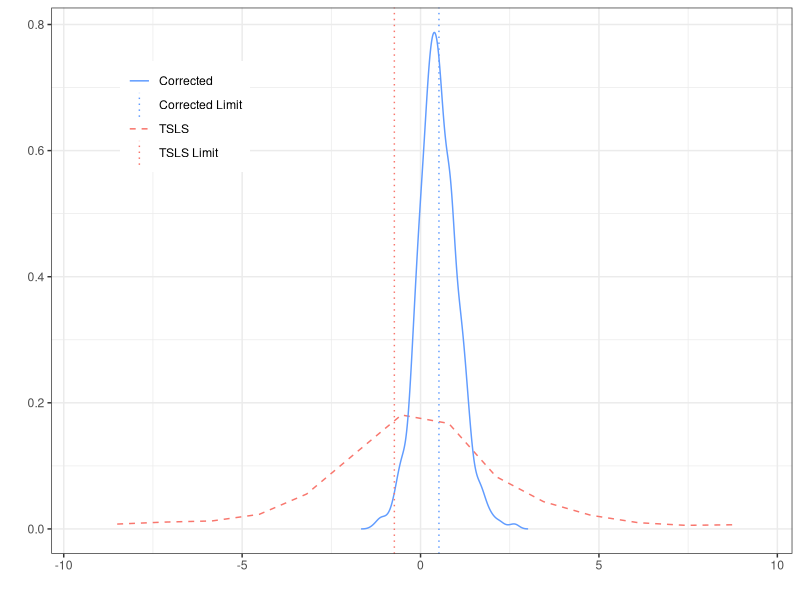
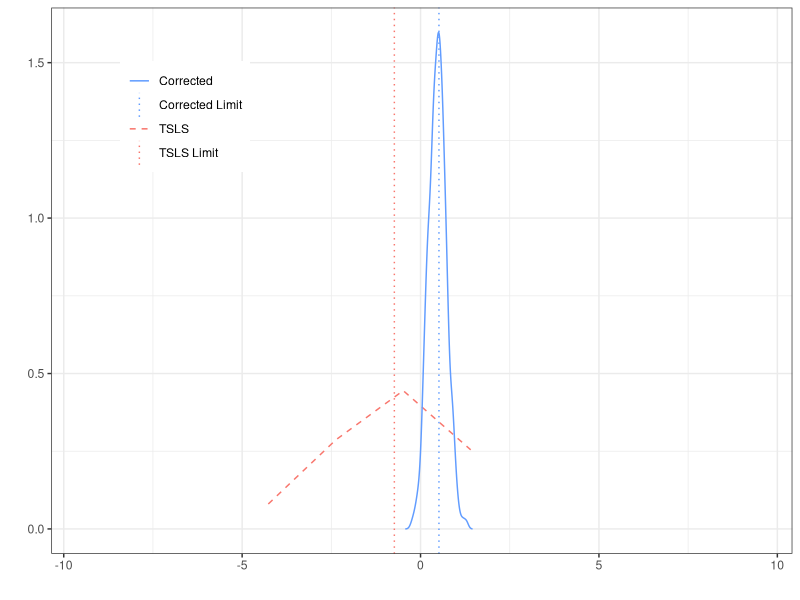
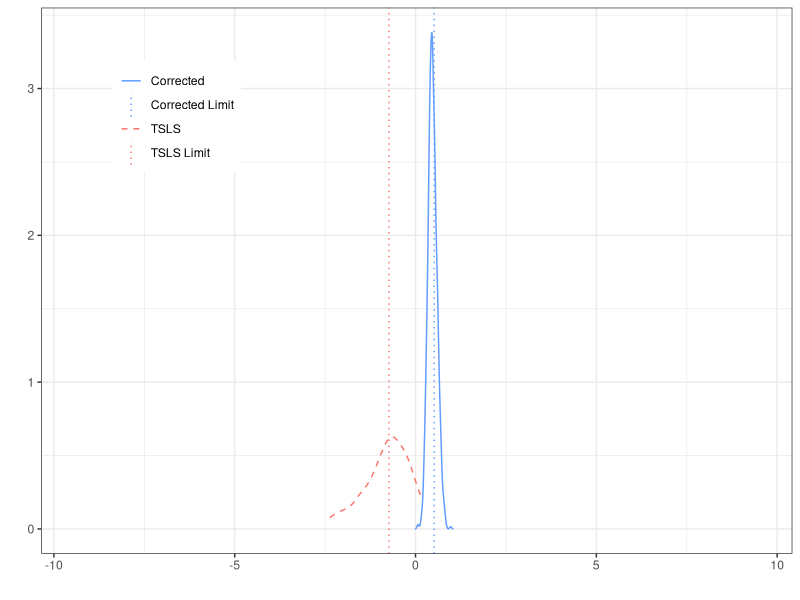
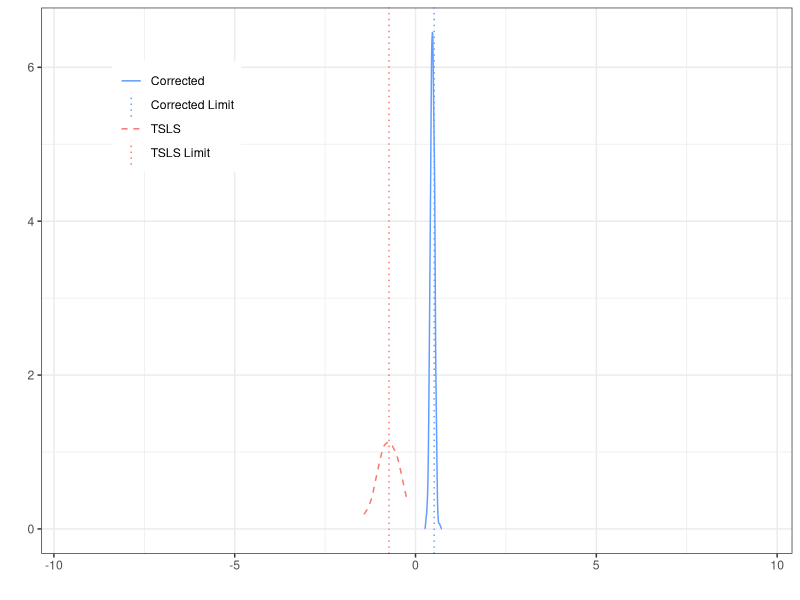
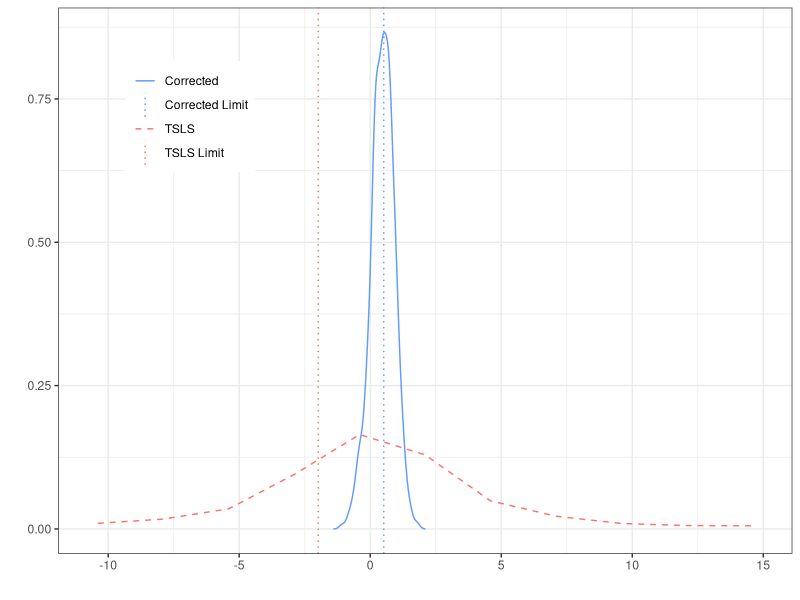
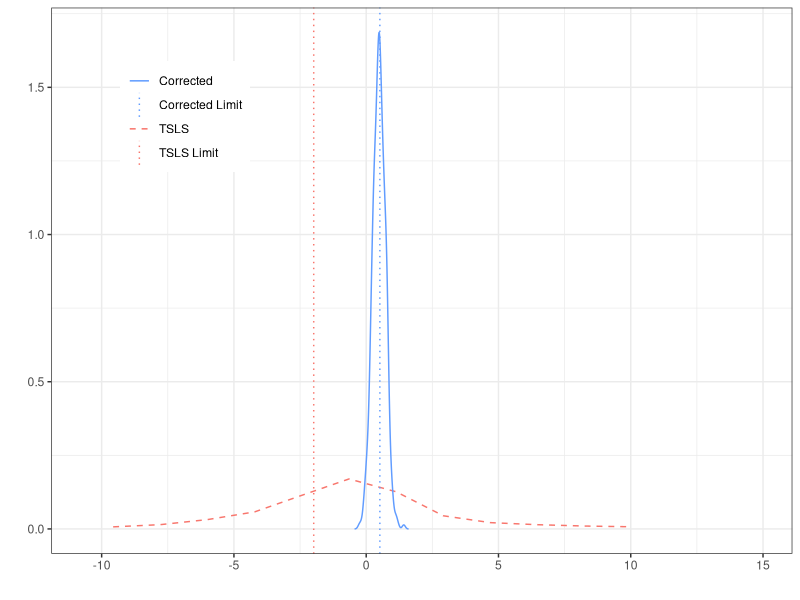
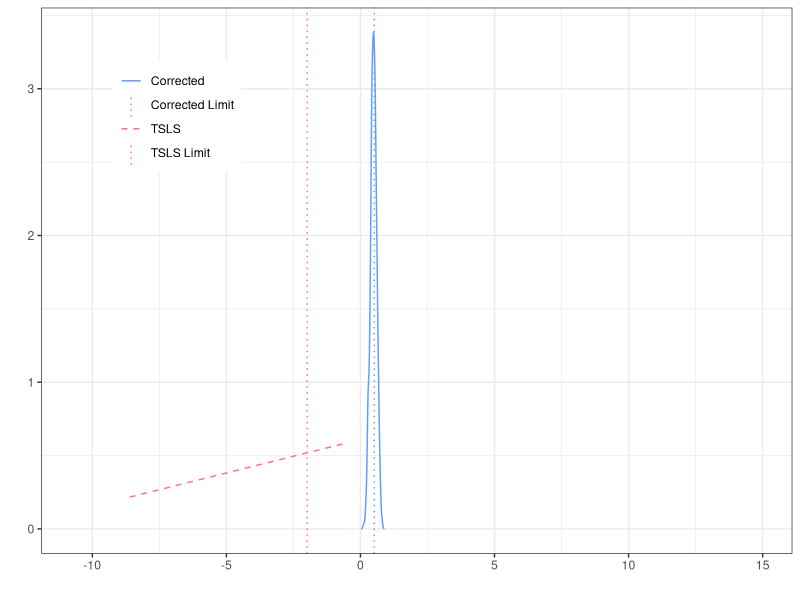
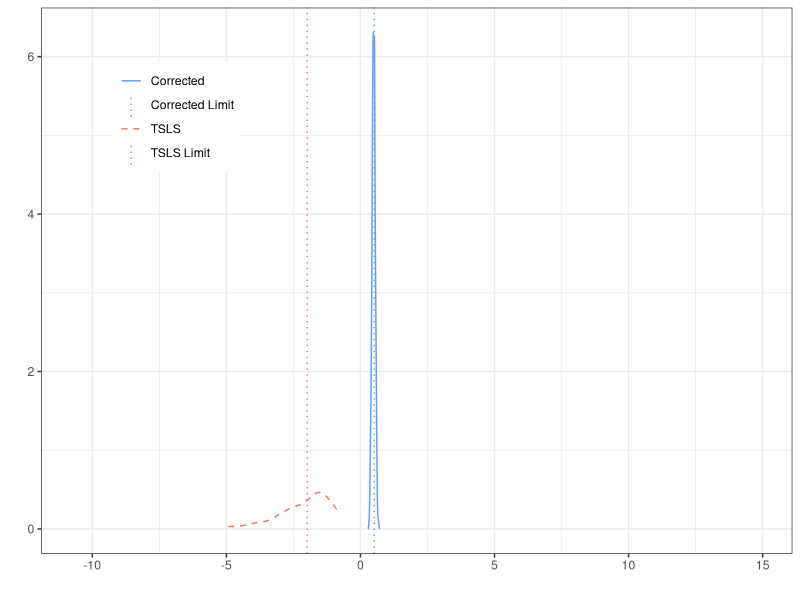

The R source for these figures, in order:
################################# FRONT MATTER #################################

rm(list=ls())
gc()

library(dplyr)
library(ggplot2)
library(tidyr)
library(mvtnorm)
library(clusterGeneration)
library(xtable)

############################# CHECKING CALCULATIONS ############################

# X takes K + 1 evenly spaced values between -delta and delta, with K an odd number
# and delta > 0. x_0 = -delta, x_K = delta, and x_k = delta * (2 * k / K - 1)
# The switcher share is equal to x_k

K <- 4
delta <- 0.2
x <- delta * (2 * (0:K) / K - 1)

# generate an arbitrary distribution over values of X
p_x <- runif(K + 1, 0, 1)
p_x <- p_x / sum(p_x)

# Covariance matrix for the unobservables
rho_V1 <- runif(1, -0.5, 0)
rho_V0 <- runif(1, 0, 0.5)
sigma <- diag(1, 3)
sigma[3,1:2] <- c(rho_V1, rho_V0)
sigma[1:2,3] <- c(rho_V1, rho_V0)
# implicit order is (U1, U0, V)

# Generate unobservables
n <- 100000
U <- rmvnorm(n, mean = rep(0, 3), sigma = sigma)
U <- data.frame(U)
names(U) <- c("U1", "U0", "V")

X <- sample(x, size = n, replace = T, prob = p_x)

D <- pnorm(X) - U$V >= 0


################################ SIMPLE EXAMPLE ################################

# Single binary X -> only two LATES to worry about
# Sign of the first stage is different for each value of X
# Small difference in LATE and complier density between X

rm(list = ls())
gc()

n <- 1000000
gamma <- 0.1
Z <- rbinom(n, 1, 1 / 2)
X <- rbinom(n, 1, 1 / 2 - gamma)

X_ord <- order(X)
Z <- Z[X_ord]
X <- X[X_ord]

n_1 <- sum(X)
n_0 <- n - n_1

# set first stage parameters
a_0 <- c(qnorm(0.2), qnorm(0.6)) # pnorm(a_0) is the lower propensity score
a_1 <- c(qnorm(0.6) - a_0[1], qnorm(0.2) - a_0[2])
# pnorm(a_0 + a_1) is the higher propensity score

# covariance matrix for the unobservables
# order is (V, U(0), U(1))
A <- matrix(runif(9, -1, 1), 3, 3)
sigma <- A %*% t(A)
# scale the first diagonal element to be one
sigma <- sigma / sigma[1, 1]

# specify a covariance
# to simplify, set diagonal to one -> we directly specify a correlation matrix
sigma <- diag(1, 3)
# want positive selection -> those with the highest treatment effects are more 
# likely to select treatment.
# V is `resistance to treatment` -> high V means less likely to take treatment
# to generate positive selection, we want V to be positive related to U(0) and
# negatively related to U(1)
# 
sigma[1, 2] <- 0.5
sigma[1, 3] <- -0.5
sigma[, 1] <- sigma[1 ,]

# generate unobservables
U <- rmvnorm(n, mean = rep(0, 3), sigma = sigma)
U <- data.frame(U)
names(U) <- c("V", "U_0", "U_1")

# check HTE are correctly specified
mean(U$U_0)
mean(U$U_1)
# always takers -> V below a_0[1]
alwaystake <- U$V <= a_0[1]
mean((U$U_1 - U$U_0)[alwaystake])
# compliers -> a_0[1] < V < a_0[1] + a_1[1]
complier <- as.logical((a_0[1] < U$V ) * (U$V <= a_0[1] + a_1[1]))
mean((U$U_1 - U$U_0)[complier])
# never takers -> pnrom(a_0[1] + a_1[1]) < V
nevertake <- a_0[1] + a_1[1]  < U$V 
mean((U$U_1 - U$U_0)[nevertake])

(sigma[3, 1] - sigma[2, 1]) * (dnorm(a_0[1]) - dnorm(a_1[1] + a_0[1])) / 
  (pnorm(a_1[1] + a_0[1]) - pnorm(a_0[1]))

# generate D
D <- as.numeric(((1 - X) * (a_0[1] + a_1[1] * Z) + 
                   X * (a_0[2] + a_1[2] * Z)) >= U[, 1])

# check D is correct
mean(D[Z == 1 & X == 0]) - pnorm(a_0[1] + a_1[1])
mean(D[Z == 0 & X == 0]) - pnorm(a_0[1])
mean(D[Z == 1 & X == 1]) - pnorm(a_0[2] + a_1[2])
mean(D[Z == 0 & X == 1]) - pnorm(a_0[2])

# Epsilon chosen to induce a sign flip
mu_0 <- rep(0, 2)
mu_1 <- rep(0, 2) 
tau_0 <- mu_1[1] - mu_0[1] + (sigma[3, 1] - sigma[2, 1]) *
  (dnorm(a_0[1]) - dnorm(a_1[1] + a_0[1])) / 
  (pnorm(a_1[1] + a_0[1]) - pnorm(a_0[1]))
A <- (1 / 2 - gamma) / (2 * gamma)
# threshold for the TSLS estimate to be zero
tau_0 / A

epsilon <- 0.5
mu_1[2] <- mu_1[2] + epsilon

# generate Y
Y_1 <- mu_1[X + 1] + U$U_1
Y_0 <- mu_0[X + 1] + U$U_0
Y <- D * Y_1 + (1 - D) * Y_0

#### Estimate LATE in subsamples #### 

data <- data.frame(Y = Y, D = D, Z = Z, X = X)
data$Z_tilde <- data$Z - mean(data$Z)

# X = 0 subsample
data_X0 <- dplyr::filter(data, X == 0)
data_X0$Z_tilde <- data_X0$Z - mean(data_X0$Z)
D_hat <- lm(D ~ Z, data = data_X0)$fitted.values
data_X0$D_hat <- D_hat
lm(Y ~ D_hat, data = data_X0)

# alternative calculation
cov(data_X0$Y, data_X0$Z_tilde) / cov(data_X0$D, data_X0$Z_tilde)

# Analytical Calculation
mu_1 - mu_0 + (sigma[3, 1] - sigma[2, 1]) * 
  (dnorm(a_0[1]) - dnorm(a_0[1] + a_1[1])) /
  (pnorm(a_0[1] + a_1[1]) - pnorm(a_0[1]))

# X = 1 subsample
data_X1 <- dplyr::filter(data, X == 1)
data_X1$Z_tilde <- data_X1$Z - mean(data_X1$Z)
D_hat <- lm(D ~ Z, data = data_X1)$fitted.values
data_X1$D_hat <- D_hat
lm(Y ~ D_hat, data = data_X1)

# alternative calculation
cov(data_X1$Y, data_X1$Z_tilde) / cov(data_X1$D, data_X1$Z_tilde)

# Analytical Calculation
# X = 0
mu_1[1] - mu_0[1] + (sigma[3, 1] - sigma[2, 1]) * 
  (dnorm(a_0[2] + a_1[2]) - dnorm(a_0[2])) / 
  (pnorm(a_0[2]) - pnorm(a_0[2] + a_1[2]))
# X = 1
mu_1[2] - mu_0[2] + (sigma[3, 1] - sigma[2, 1]) * 
  (dnorm(a_0[2] + a_1[2]) - dnorm(a_0[2])) / 
  (pnorm(a_0[2]) - pnorm(a_0[2] + a_1[2]))

#### LATE in the full sample ####

# Analytical Calculation 
# Z and X are independent -> the weights simplify to complier shares multiplied
# by the sign function.

# complier shares and sign function
compliers <- rep(0, 2)
compliers[1] <- pnorm(a_0[1] + a_1[1]) - pnorm(a_0[1])
compliers[2] <- pnorm(a_0[2] + a_1[2]) - pnorm(a_0[2])
S <- (compliers > 0) - (compliers < 0)
compliers <- abs(compliers)

denom = sum(c(1 / 2 + gamma, 1 / 2 - gamma) * compliers * S)

# conditional LATEs
tau <- rep(0, 2)
tau[1] <- mu_1[1] - mu_0[1] + (sigma[3, 1] - sigma[2, 1]) * 
  (dnorm(a_0[1]) - dnorm(a_0[1] + a_1[1])) /
  (pnorm(a_0[1] + a_1[1]) - pnorm(a_0[1]))
tau[2] <- mu_1[2] - mu_0[2] + (sigma[3, 1] - sigma[2, 1]) * 
  (dnorm(a_0[2] + a_1[2]) - dnorm(a_0[2])) / 
  (pnorm(a_0[2]) - pnorm(a_0[2] + a_1[2]))

num <- sum(c(1 / 2 + gamma, 1 / 2 - gamma) * compliers * S * tau)

num / denom  

# estimated
D_hat <- lm(D ~ Z, data = data)$fitted.values
data$D_hat <- D_hat
lm(Y ~ D_hat, data = data)

# alternative method
cov(data$Y, data$Z_tilde) / cov(data$D, data$Z_tilde)

#### LATE with sign corrected data #### 

cor_denom = sum((1 / 2) * compliers)
cor_num <- sum((1 / 2) * compliers * tau)

cor_num / cor_denom

# estimated
data$S <- (data$X == 0) - (data$X == 1)
data$Z_mod <- data$Z_tilde * data$S 
D_hat <- lm(D ~ Z_mod, data = data)$fitted.values
data$D_hat <- D_hat
lm(Y ~ D_hat, data = data)

# alternative method
cov(data$Y, data$Z_mod) / cov(data$D, data$Z_mod)

# Data for plot
plot_points <- list()
plot_points$tau <- tau
plot_points$tsls_limit <- num / denom
plot_points$corrected_limit <- cor_num / cor_denom

#### Checking if we can obtain weights ####

data$ind_0 <- as.numeric(data$X == 0)
data$ind_1 <- as.numeric(data$X == 1)

# check if we can obtain weights easily
w_0 <- cov(data$ind_0 * data$D, data$Z_tilde)
w_1 <- cov(data$ind_1 * data$D, data$Z_tilde) 

lm(D ~ Z, data = data)
(w_0 + w_1) / var(data$Z_tilde)

tau_0 <- lm(Y ~ D_hat, data = data_X0)$coefficients[2]
tau_1 <- lm(Y ~ D_hat, data = data_X1)$coefficients[2]
((tau_0 * w_0) + (tau_1 * w_1)) / (w_0 + w_1)

lm(Y ~ D_hat, data = data)

# Weights -> first stage numerators!

#### Mini Monte Carlo #### 

# Sample size 200, 800, 3200

n <- c(100, 400, 1600, 6400)
sims <- length(n)
B <- 1000

results <- vector(mode = "list", length = sims)

for (i in 1:sims){
  
  sim_results <- list(tsls = rep(0, B),
                      corrected = rep(0, B))
  
  for (b in 1:B){
    
    Z <- rbinom(n[i], 1, 1 / 2)
    X <- rbinom(n[i], 1, 1 / 2 - gamma)
    
    X_ord <- order(X)
    Z <- Z[X_ord]
    X <- X[X_ord]
    
    n_1 <- sum(X)
    n_0 <- n[i] - n_1
    
    # generate unobservables
    U <- rmvnorm(n[i], mean = rep(0, 3), sigma = sigma)
    U <- data.frame(U)
    names(U) <- c("V", "U_0", "U_1")
    
    # generate D
    D <- as.numeric(((1 - X) * (a_0[1] + a_1[1] * Z) + 
                       X * (a_0[2] + a_1[2] * Z)) >= U[, 1])
    
    # generate Y
    Y_1 <- mu_1[X + 1] + U$U_1
    Y_0 <- mu_0[X + 1] + U$U_0
    Y <- D * Y_1 + (1 - D) * Y_0
    
    data <- data.frame(Y = Y, D = D, Z = Z, X = X)
    data$Z_tilde <- data$Z - mean(data$Z)
    
    #### LATE in the full sample ####
    
    # estimated
    D_hat <- lm(D ~ Z, data = data)$fitted.values
    data$D_hat <- D_hat
    sim_results$tsls[b] <- lm(Y ~ D_hat, data = data)$coefficients[2]
    
    # estimated with sign correction
    S <- rep(0, 2)
    temp <- dplyr::filter(data, X == 0)
    S[1] <- (2 * (cor(temp$Z, temp$D) > 0)) - 1
    temp <- dplyr::filter(data, X == 1)
    S[2] <- (2 * (cor(temp$Z, temp$D) > 0)) - 1
    
    data$Z_mod <- data$Z_tilde * ((1 - data$X) * S[1] + data$X * S[2])
    
    D_hat <- lm(D ~ Z_mod, data = data)$fitted.values
    data$D_hat <- D_hat
    sim_results$corrected[b] <- lm(Y ~ D_hat, data = data)$coefficients[2]
    
  }
  
  results[[i]] <- sim_results
  
}

# Prepare data for plotting
x_lims <- rep(0, 2)
x_lims[1] <- quantile(results[[1]]$tsls, 0.05, na.rm = TRUE)
x_lims[2] <- quantile(results[[1]]$tsls, 0.95, na.rm = TRUE)

make_plot <- function(results, plot_points, x_lims){
  
  tsls <- results$tsls[!is.na(results$tsls)]
  tsls_dens <- density(tsls)
  tsls_1 <- quantile(tsls, 0.05)
  tsls_99 <- quantile(tsls, 0.95)
  tsls_data <- data.frame(x = tsls_dens$x, y = tsls_dens$y)
  tsls_data <- dplyr::filter(tsls_data, x > tsls_1 & x < tsls_99)
  
  corrected <- results$corrected
  corrected_dens <- density(corrected)
  corrected_data <- data.frame(x = corrected_dens$x, y = corrected_dens$y)
  
  ggplot() +
    geom_line(aes(x = x, y = y, col = "TSLS"), data = tsls_data, linetype = "dashed") +
    geom_line(aes(x = x, y = y, col = "Corrected"), data = corrected_data) +
    geom_vline(aes(xintercept = plot_points$tsls_limit, col = "TSLS Limit"), 
               linetype = "dotted") + 
    geom_vline(aes(xintercept = plot_points$corrected_limit, col = "Corrected Limit"),
               linetype = "dotted") + 
    xlim(x_lims[1], x_lims[2]) + 
    theme_bw() +
    theme(legend.title = element_blank()) +
    scale_color_manual(values = c("TSLS" = "#F8766D",
                                  "Corrected" = "#619CFF",
                                  "TSLS Limit" = "#F8766D",
                                  "Corrected Limit" = "#619CFF")) + 
    labs(x = "", y = "") + 
    theme(legend.position = c(0.18, 0.8))
  
}

make_plot(results[[1]], plot_points, x_lims)
make_plot(results[[2]], plot_points, x_lims)
make_plot(results[[3]], plot_points, x_lims)
make_plot(results[[4]], plot_points, x_lims)

# Summary statistics
table <- matrix(0, 2 * sims, 7)

get_stats <- function(results){
  
  stats <- rep(0, 7)
  stats[1] <- mean(results, na.rm = TRUE)
  stats[2] <- sd(results, na.rm = TRUE)
  stats[3:7] <- quantile(results, c(0.1, 0.25, 0.5, 0.75, 0.9), na.rm = TRUE)
  return(stats)
  
}

rownames(table) <- rep(n, 2)
table[1:sims, ] <- 
  t(sapply(1:sims, 
           function(i, results){get_stats(getElement(results[[i]], "tsls"))},
           results = results))
table[sims + 1:sims, ] <- 
  t(sapply(1:sims, 
           function(i, results){get_stats(getElement(results[[i]], "corrected"))},
           results = results))

xtable(table[1:sims, ], digits = 3)
xtable(table[sims + 1:sims, ], digits = 3)

# tsls <- results$tsls[!is.na(results$tsls)]
# tsls_dens <- density(tsls)
# tsls_1 <- quantile(tsls, 0.05)
# tsls_99 <- quantile(tsls, 0.95)
# tsls_data <- data.frame(x = tsls_dens$x, y = tsls_dens$y)
# tsls_data <- dplyr::filter(tsls_data, x > tsls_1 & x < tsls_99)
# 
# corrected <- results$corrected
# corrected_dens <- density(corrected)
# corrected_data <- data.frame(x = corrected_dens$x, y = corrected_dens$y)
# 
# ggplot() +
#   geom_line(aes(x = x, y = y, col = "TSLS"), data = tsls_data) +
#   geom_line(aes(x = x, y = y, col = "corrected"), data = corrected_data) +
#   geom_vline(aes(xintercept = tau[1], col = "tau_0")) + 
#   geom_vline(aes(xintercept = tau[2], col = "tau_1")) +
#   geom_vline(aes(xintercept = plot_points$tsls_limit, col = "tsls limit")) + 
#   geom_vline(aes(xintercept = plot_points$corrected_limit, col = "corrected limit")) + 
#   theme_bw() +
#   theme(legend.title = element_blank()) +
#   labs(x = "", y = "") + 
#   theme(legend.position = "bottom")


################################ MULTTIVALUED ################################

# X is discrete and takes an even number of values, half positive and half 
# negative
# Defiers at negative X, compliers at positive X

rm(list = ls())
gc()

gamma <- 0.1
X_vals <- 1:8
X_vals <- c(-X_vals, X_vals)
N_x <- length(X_vals)
probs <- c(rep((1 + gamma) / N_x, N_x / 2),rep((1 - gamma) / N_x, N_x / 2)) 

# set first stage parameters
a_0 <- c(qnorm(0.2), qnorm(0.6)) # pnorm(a_0) is the lower propensity score
a_1 <- c(qnorm(0.6) - a_0[1], qnorm(0.2) - a_0[2])
# pnorm(a_0 + a_1) is the higher propensity score

# specify a covariance matrix
# to simplify, set diagonal to one -> we directly specify a correlation matrix
sigma <- diag(1, 3)
# want positive selection -> those with the highest treatment effects are more 
# likely to select treatment.
# V is `resistance to treatment` -> high V means less likely to take treatment
# to generate positive selection, we want V to be positive related to U(0) and
# negatively related to U(1)
# 
sigma[1, 2] <- 0.5
sigma[1, 3] <- -0.5
sigma[, 1] <- sigma[1 ,]

# Epsilon chosen to induce a sign flip
mu_0 <- rep(0, 2)
mu_1 <- rep(0, 2) 
tau_0 <- mu_1[1] - mu_0[1] + (sigma[3, 1] - sigma[2, 1]) *
  (dnorm(a_0[1]) - dnorm(a_1[1] + a_0[1])) / 
  (pnorm(a_1[1] + a_0[1]) - pnorm(a_0[1]))
A <- (1 / 2 - gamma) / (2 * gamma)
# threshold for the TSLS estimate to be zero
tau_0 / A

epsilon <- 0.5
mu_1[2] <- mu_1[2] + epsilon

#### Mini Monte Carlo #### 

n <- c(100, 400, 1600, 6400)
sims <- length(n)
B <- 1000

results <- vector(mode = "list", length = sims)

for (i in 1:sims){
  
  sim_results <- list(tsls = rep(0, B),
                      corrected = rep(0, B))
  
  for (b in 1:B){
    
    Z <- rbinom(n[i], 1, 1 / 2)
    X <- sample(X_vals, n[i], replace = T, prob = probs)
    
    X_ord <- order(X)
    Z <- Z[X_ord]
    X <- X[X_ord]
    
    boot_X_vals <- unique(X)
    boot_N_X <- length(boot_X_vals)
    counts <- sapply(boot_X_vals, 
                     function(data, val){return(sum(data == val))}, 
                     data = X)
    
    X_pos <- (boot_X_vals > 0)
    X_pos <- unlist(lapply(1:boot_N_X, 
                           function(i, X_pos, counts){rep(X_pos[i], counts[i])},
                           X_pos = X_pos,
                           counts = counts))
    
    # generate unobservables
    U <- rmvnorm(n[i], mean = rep(0, 3), sigma = sigma)
    U <- data.frame(U)
    names(U) <- c("V", "U_0", "U_1")
    
    # generate D
    D <- as.numeric(((1 - X_pos) * (a_0[1] + a_1[1] * Z) + 
                       X_pos * (a_0[2] + a_1[2] * Z)) >= U[, 1])
    
    # generate Y
    Y_1 <- mu_1[X_pos + 1] + U$U_1
    Y_0 <- mu_0[X_pos + 1] + U$U_0
    Y <- D * Y_1 + (1 - D) * Y_0
    
    data <- data.frame(Y = Y, D = D, Z = Z, X = X)
    data$Z_tilde <- data$Z - mean(data$Z)
    
    #### LATE in the full sample ####
    
    # estimated
    D_hat <- lm(D ~ Z, data = data)$fitted.values
    data$D_hat <- D_hat
    sim_results$tsls[b] <- lm(Y ~ D_hat, data = data)$coefficients[2]
    
    # estimated with sign correction
    Z_mod <- rep(0, n[i])
    counts <- cumsum(counts)
    counts <- c(0, counts)
    
    for (j in 1:boot_N_X){
      
      temp <- data[(1 + counts[j]):counts[j + 1], ]
      # S <- (2 * (cor(temp$Z, temp$D) > 0)) - 1 
      S <- sign(mean(temp$Z * temp$D) - mean(temp$D) * mean(temp$Z))
      Z_mod[(1 + counts[j]):counts[j + 1]] <- temp$Z_tilde * S
      
    }
    
    data$Z_mod <- Z_mod
    
    D_hat <- lm(D ~ Z_mod, data = data)$fitted.values
    data$D_hat <- D_hat
    sim_results$corrected[b] <- lm(Y ~ D_hat, data = data)$coefficients[2]
    
  }
  
  results[[i]] <- sim_results
  
}

# Prepare data for plotting
x_lims <- rep(0, 2)
x_lims[1] <- quantile(results[[1]]$tsls[!is.na(results[[1]]$tsls)], 0.05)
x_lims[2] <- quantile(results[[1]]$tsls[!is.na(results[[1]]$tsls)], 0.95)
plot_points <- list()

# calculate the limits
compliers <- rep(0, N_x)
X_pos <- X_vals > 0
compliers[!X_pos] <- pnorm(a_0[1] + a_1[1]) - pnorm(a_0[1])
compliers[X_pos] <- pnorm(a_0[2] + a_1[2]) - pnorm(a_0[2])
S <- (compliers > 0) - (compliers < 0)
compliers <- abs(compliers)

denom = sum(probs * compliers * S)

tau <- rep(0, N_x)
tau[!X_pos] <- mu_1[1] - mu_0[1] + (sigma[3, 1] - sigma[2, 1]) * 
  (dnorm(a_0[1]) - dnorm(a_0[1] + a_1[1])) /
  (pnorm(a_0[1] + a_1[1]) - pnorm(a_0[1]))
tau[X_pos] <- mu_1[2] - mu_0[2] + (sigma[3, 1] - sigma[2, 1]) * 
  (dnorm(a_0[2] + a_1[2]) - dnorm(a_0[2])) / 
  (pnorm(a_0[2]) - pnorm(a_0[2] + a_1[2]))

num <- sum(probs * compliers * S * tau)

plot_points$tsls_limit <- num / denom  

cor_denom = sum((1 / 2) * compliers)
cor_num <- sum((1 / 2) * compliers * tau)

plot_points$corrected_limit <- cor_num / cor_denom

make_plot <- function(results, plot_points, x_lims){
  
  tsls <- results$tsls[!is.na(results$tsls)]
  tsls_dens <- density(tsls)
  tsls_1 <- quantile(tsls, 0.05)
  tsls_99 <- quantile(tsls, 0.95)
  tsls_data <- data.frame(x = tsls_dens$x, y = tsls_dens$y)
  tsls_data <- dplyr::filter(tsls_data, x > tsls_1 & x < tsls_99)
  
  corrected <- results$corrected
  corrected_dens <- density(corrected)
  corrected_data <- data.frame(x = corrected_dens$x, y = corrected_dens$y)
  
  ggplot() +
    geom_line(aes(x = x, y = y, col = "TSLS"), data = tsls_data, linetype = "dashed") +
    geom_line(aes(x = x, y = y, col = "Corrected"), data = corrected_data) +
    geom_vline(aes(xintercept = plot_points$tsls_limit, col = "TSLS Limit"), 
               linetype = "dotted") + 
    geom_vline(aes(xintercept = plot_points$corrected_limit, col = "Corrected Limit"),
               linetype = "dotted") + 
    xlim(x_lims[1], x_lims[2]) + 
    theme_bw() +
    theme(legend.title = element_blank()) +
    scale_color_manual(values = c("TSLS" = "#F8766D",
                                  "Corrected" = "#619CFF",
                                  "TSLS Limit" = "#F8766D",
                                  "Corrected Limit" = "#619CFF")) + 
    labs(x = "", y = "") + 
    theme(legend.position = c(0.18, 0.8))
  
}

make_plot(results[[1]], plot_points, x_lims)
make_plot(results[[2]], plot_points, x_lims)
make_plot(results[[3]], plot_points, x_lims)
make_plot(results[[4]], plot_points, x_lims)

# Summary statistics
table <- matrix(0, 2 * sims, 7)

get_stats <- function(results){
  
  stats <- rep(0, 7)
  stats[1] <- mean(results, na.rm = TRUE)
  stats[2] <- sd(results, na.rm = TRUE)
  stats[3:7] <- quantile(results, c(0.1, 0.25, 0.5, 0.75, 0.9), na.rm = TRUE)
  return(stats)
  
}

rownames(table) <- rep(n, 2)
table[1:sims, ] <- 
  t(sapply(1:sims, 
           function(i, results){get_stats(getElement(results[[i]], "tsls"))},
           results = results))
table[sims + 1:sims, ] <- 
  t(sapply(1:sims, 
           function(i, results){get_stats(getElement(results[[i]], "corrected"))},
           results = results))

xtable(table[1:sims, ], digits = 3)
xtable(table[sims + 1:sims, ], digits = 3)

################################ BIGGER EXAMPLE ################################

# Two covariates: X_1 and X_2. Sign varies over their range
rm(list = ls())

r_1 <- 0.5
r_2 <- 0.25

N_X <- 101
X_1 <- seq(0, 1, length.out = N_X)
X_2 <- seq(0, 1, length.out = N_X)

data <- data.frame(X_1 = rep(X_1, each = N_X), 
                   X_2 = rep(X_2, N_X))
data$S <- sign((data$X_1 - r_1) *  (data$X_2 - r_2))

data %>% ggplot() + 
  geom_point(aes(x = X_1, y = X_2, col = as.factor(S))) +
  theme_bw() +
  theme(legend.position = "null")

r_3 <- 0.8
r_4 <- 0.1

data$S <- sign((data$X_1 - r_1) *  (data$X_2 - r_2) * 
                 (data$X_1 - r_3) *  (data$X_2 - r_4))

data %>% ggplot() + 
  geom_point(aes(x = X_1, y = X_2, col = as.factor(S))) +
  theme_bw() +
  labs(x = expression(X[1]), y = expression(X[2])) +
  guides(color = guide_legend(title = "s(X)")) +
  theme(legend.position = "bottom")

r_5 <- 0.7
r_6 <- 0.9 

data$S <- sign((data$X_1 - r_1) *  (data$X_2 - r_2) * 
                 (data$X_1 - r_3) *  (data$X_2 - r_4) *
                 (data$X_1 - r_5) *  (data$X_2 - r_6))

data %>% ggplot() + 
  geom_point(aes(x = X_1, y = X_2, col = as.factor(S))) +
  theme_bw() +
  labs(x = expression(X[1]), y = expression(X[2])) +
  guides(color = guide_legend(title = "s(X)")) +
  scale_color_manual(values = c("1" = "black", "-1" = "grey", "0" = "grey")) + 
  theme(legend.position = "bottom")

# Monte Carlo in this case

# n <- 1000000
# Z <- rbinom(n, 1, 1 / 2)
# X_1 <- runif(n, 0, 1)
# X_2 <- runif(n, 0, 1)
# 
# a_1 <- qnorm(0.6) # pnorm(a_1) is the higher propensity score 
# a_0 <- qnorm(0.45) # pnorm(a_0) is the lower propensity score
# 
# # covariance matrix for the unobservables, let this be common
# A <- matrix(runif(9, -1, 1), 3, 3)
# # scale so that all diagonal elements will be 1
# for (i in 1:3){
#   A[i, ] <- A[i, ] / sqrt(sum(A[i, ] ^ 2))
# }
# sigma <- A %*% t(A)
# 
# # generate unobservables
# U <- rmvnorm(n, mean = rep(0, 3), sigma = sigma)
# U <- data.frame(U)
# names(U) <- c("V", "U_0", "U_1")
# 
# # generate D
# # Define regions such that D(1) > D(0) and D(0) < D(1)
# # Simple case: D(1) > D(0) if X_1 < 1/2 and vice versa
# X_plus <- X_1 < 1 / 2
# X_minus <- X_plus == FALSE
# D <- as.numeric((Z * (a_1 * X_plus + a_0 * X_minus) +
#                    (1 - Z) * (a_0 * X_plus + a_1 * X_minus)) >= U$V)
# 
# # Plot of this
# plot_data <- data.frame(xmin = c(0, 1 / 2),
#                         xmax = c(1 / 2, 1),
#                         ymin = c(0, 0),
#                         ymax = c(1, 1),
#                         region = c("positive", "negative"))
# 
# plot_data %>% ggplot() + 
#   geom_rect(aes(xmin = xmin, 
#                 xmax = xmax, 
#                 ymin = ymin, 
#                 ymax = ymax,
#                 fill = region)) +
#   theme_bw() + 
#   labs(x = "X1", y = "X2") + 
#   theme(legend.title = element_blank())
# 
# 
# # check D is correct
# mean(D[Z == 1 & X_plus == FALSE]) - pnorm(a_0)
# mean(D[Z == 0 & X_plus == FALSE]) - pnorm(a_1)
# mean(D[Z == 1 & X_plus == TRUE]) - pnorm(a_1)
# mean(D[Z == 0 & X_plus == TRUE]) - pnorm(a_0)
# 
# # plot of covariance evaluated in small tiles
# X_1_disc <- ceiling(data$X_1 * 10)
# X_2_disc <- ceiling(data$X_2 * 10)
# 
# cells <- data.frame(X_1 = rep(1:10, each = 10),
#                     X_2 = rep(1:10, length = 100))
# cells$cov <- rep(0, nrow(cells))
# for (i in 1:nrow(cells)){
#   
#   ind <- 
#     as.logical((X_1_disc == cells$X_1[i]) * (X_2_disc == cells$X_2[i]))
#   cells$cov[i] <- cov(data[ind, ]$D, data[ind, ]$Z)
#   
# }
# cells$sign <- 2 * (cells$cov > 0) - 1
# 
# cells %>% ggplot() + 
#   geom_point(aes(x = X_1 / 10, 
#                  y = X_2 / 10, 
#                  col = as.character(sign))) +
#   theme_bw() + 
#   theme(legend.title = element_blank())
# 
# # generate Y
# Y_1 <- tau + U$U_1
# Y_0 <- - tau + U$U_0
# Y <- D * Y_1 + (1 - D) * Y_0
# 
# #### Estimate LATE in subsamples #### 
# 
# data <- data.frame(Y = Y, D = D, Z = Z, X_1 = X_1, X_2 = X_2)
# data$Z_tilde <- Z - lm(Z ~ X_1 + X_2, data = data)$fitted.values
# 
# p_0 <- pnorm(a_0)
# p_1 <- pnorm(a_1)
# q_0 <- a_0
# q_1 <- a_1
# 
# # Analytical Calculation
# 2 * tau + (sigma[3, 1] - sigma[2, 1]) * 
#   (dnorm(q_0) - dnorm(q_1)) / (p_1 - p_0)
# 
# # X_plus subsample
# data_X_plus <- data[X_plus, ]
# data_X_plus$Z_tilde <- data_X_plus$Z - mean(data_X_plus$Z)
# D_hat <- lm(D ~ Z, data = data_X_plus)$fitted.values
# data_X_plus$D_hat <- D_hat
# lm(Y ~ D_hat, data = data_X_plus)
# 
# # alternative calculation
# cov(data_X_plus$Y, data_X_plus$Z_tilde) / 
#   cov(data_X_plus$D, data_X_plus$Z_tilde)
# 
# # X_minus subsample
# data_X_minus <- data[X_minus, ]
# data_X_minus$Z_tilde <- data_X_minus$Z - mean(data_X_minus$Z)
# D_hat <- lm(D ~ Z, data = data_X_minus)$fitted.values
# data_X_minus$D_hat <- D_hat
# lm(Y ~ D_hat, data = data_X_minus)
# 
# # alternative calculation
# cov(data_X_minus$Y, data_X_minus$Z_tilde) / 
#   cov(data_X_minus$D, data_X_minus$Z_tilde)
# 
# #### LATE in the full sample ####
# 
# # analytical calculation 
# # as Z and X are independent and the propensity score change is
# # constant, the LATE for the full sample equals the LATE in each subsample
# 2 * tau + (sigma[3, 1] - sigma[2, 1]) * 
#   (dnorm(q_0) - dnorm(q_1)) / (p_1 - p_0)
# 
# # estimated
# D_hat <- lm(D ~ Z, data = data)$fitted.values
# data$D_hat <- D_hat
# lm(Y ~ D_hat, data = data)
# 
# # alternative method
# cov(data$Y, data$Z_tilde) / cov(data$D, data$Z_tilde)
# 
# # Calculation as a weighted average (separate Z_tilde)
# n_plus <- sum(X_plus)
# n_minus <- sum(X_minus)
# denom_plus <- cov(data_X_plus$D, data_X_plus$Z_tilde)
# denom_minus <- cov(data_X_minus$D, data_X_minus$Z_tilde)
# denom_all <- cov(data$D, data$Z_tilde)
# theta_plus <- denom_plus / denom_all
# theta_minus <- denom_minus / denom_all
# LATE_plus <- cov(data_X_plus$Y, data_X_plus$Z_tilde) / 
#   cov(data_X_plus$D, data_X_plus$Z_tilde)
# LATE_minus <- cov(data_X_minus$Y, data_X_minus$Z_tilde) / 
#   cov(data_X_minus$D, data_X_minus$Z_tilde)
# (theta_plus * n_plus * LATE_plus + theta_minus * n_minus * LATE_minus) / n
# cov(data$Y, data$Z_tilde) / cov(data$D, data$Z_tilde)
# 
# # common Z_tilde
# temp_plus <- data[X_plus, ]
# temp_minus <- data[X_minus, ]
# denom_plus <- cov(temp_plus$D, temp_plus$Z_tilde)
# denom_minus <- cov(temp_minus$D, temp_minus$Z_tilde)
# denom_all <- cov(data$D, data$Z_tilde)
# theta_plus <- denom_plus / denom_all
# theta_minus <- denom_minus / denom_all
# LATE_plus <- cov(temp_plus$Y, temp_plus$Z_tilde) / 
#   cov(temp_plus$D, temp_plus$Z_tilde)
# LATE_minus <- cov(temp_minus$Y, temp_minus$Z_tilde) / 
#   cov(temp_minus$D, temp_minus$Z_tilde)
# (theta_plus * n_plus * LATE_plus + theta_minus * n_minus * LATE_minus) / n
# cov(data$Y, data$Z_tilde) / cov(data$D, data$Z_tilde)
# 
# # Relabeled data
# data$Z_mod <- data$Z_tilde * (2 * as.numeric(X_plus) - 1)
# cov(data$Y, data$Z_mod) / cov(data$D, data$Z_mod)
# 
# 
# #####################################################################
# 
# # CHECK THE STRUCTURE OF THE MODEL
# 
# rm(list=ls())
# gc()
# 
# 
# 
# 
# 
# X <- sample(1:K, N, replace = T)
# X <- sort(X)
# threshold <- floor(K / 2)
# X_minus <- X <= threshold
# 
# a_1 <- 0.1 # complier share
# a_0 <- runif(K, min = 0.3, max = 0.7) # reference share
# U_D <- runif(N, 0 , 1)
# 
# D <- rep(0, N)
# index <- 0
# for (k in 1:K){
#   
#   N_k <- sum(X == k)
#   D[index + 1:N_k] <- as.numeric(
#     (a_0[k] + a_1 * Z[index + 1:N_k] * (1 - 2 * (k <= threshold))) >= 
#       U_D[index + 1:N_k])
#   
#   index <- index + N_k
#   
# }
# 
# # cell-by-cell regressions
# data <- data.frame(D = D,
#                    Z = Z,
#                    X = X)
# estimates <- matrix(0, K, 2)
#  
# for (k in 1:K){
#   
#   temp_data <- dplyr::filter(data, X == k)
#   estimates[k, ] <- lm("D ~ Z", data = temp_data)$coefficients
#   
# }
# 
# estimates <- data.frame(estimates)
# colnames(estimates) <- c("a_0", "a_1")
# 
# plot(estimates[, 2])
# lines(x = 1:threshold, y = rep(-a_1, threshold))
# lines(x = (threshold + 1):N, y = rep(a_1, N - threshold))
# 
# plot(a_0, estimates[, 1])
# 
# # Add in the outcome
# 


######################## TSLS WITH MULTIPLE INSTRUMENTS ########################

#### CHECKING MEAN INDEPENDENCE ####

# Maintain that Z is independent of all unobservables (conditional on X). Say X 
# is endogenous. What about XZ? 

rm(list=ls())
gc()

# X independent of Z
n <- 1000000
X <- rnorm(n, mean = 1)
Z <- rbinom(n, 1, 1/3)
XZ <- X * Z

data <- data.frame(X = X, Z = Z, XZ = XZ)

data$Z_tilde <- lm(Z ~ X, data = data)$fitted.values
data$XZ_tilde <- lm(XZ ~ X, data = data)$fitted.values

temp <- data$X * data$Z_tilde
cor(temp, data$XZ_tilde)
temp - data$XZ_tilde
mean(abs(temp - data$XZ_tilde))

# E[Z|X] is a linear function of X
X <- runif(n, 0, 1)
a_0 <- 1 / 3
a_1 <- 2 / 3
Z <- rbinom(n, 1, a_0 + a_1 * X)
XZ <- X * Z

data <- data.frame(X = X, X_square = X ^ 2, Z = Z, XZ = XZ)

data$Z_tilde <- lm(Z ~ X, data = data)$fitted.values
data$XZ_tilde <- lm(XZ ~ X + X_square, data = data)$fitted.values


temp <- data$X * data$Z_tilde
cor(temp, data$XZ_tilde)
temp - data$XZ_tilde
mean(abs(temp - data$XZ_tilde))
